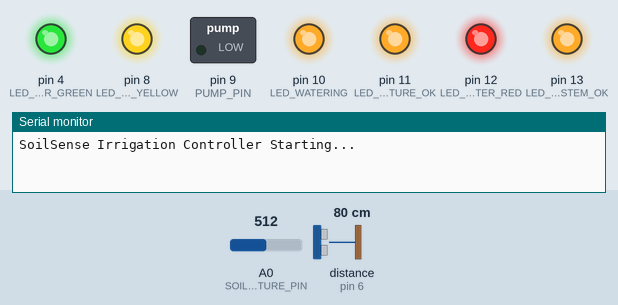
Recording of a sketch running on a simulated Arduino Uno, built with avr-gcc and run on an emulated ATmega328P. Parts: switched loads named in the sketch (green lamp = pin HIGH), output pins drawn as LEDs (lit = HIGH), the last lines printed to the serial monitor. The test bench sets the inputs (shaded band); at power-on: A0 (SOIL_MOISTURE_PIN) = 512, distance to the obstacle (sensor on pin 6) 80 cm. The echo pulse lasts 58.3 µs per cm; pins used as bus, display or sensor lines are not drawn.

Above: at 0.1 s.
At 1.3 s:
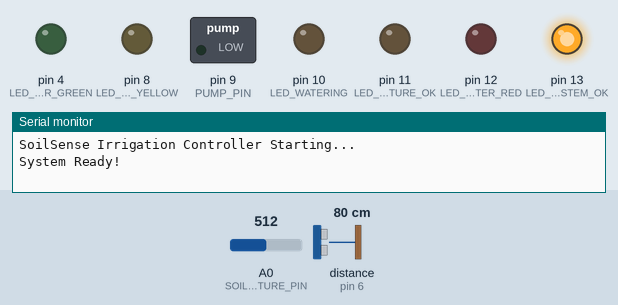
At 39.2 s:
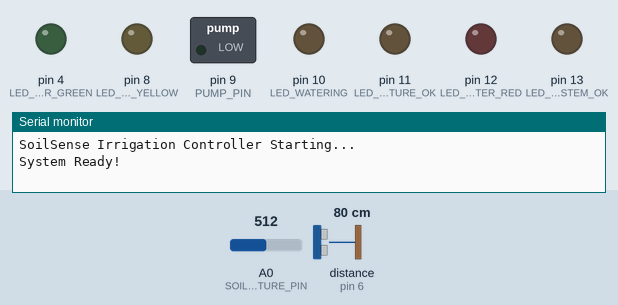
Timing chart, 0 to 41.2 s (numbered marks = the images above):
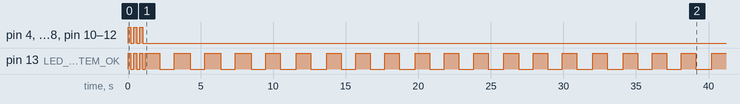

The sketch:

SoilSense.ino
```cpp
// ===== PIN DEFINITIONS =====
const int SOIL_MOISTURE_PIN = A0;

// PUMP CONTROL (N-MOSFET GATE)
const int PUMP_PIN = 9;

// Ultrasonic Sensor (HC-SR04)
const int TRIG_PIN = 7;
const int ECHO_PIN = 6;

// LED STATUS INDICATORS
const int LED_WATERING = 10;      // LED indicating watering in progress
const int LED_MOISTURE_OK = 11;   // LED indicating soil moisture is avg
const int LED_SYSTEM_OK = 13;     // LED indicating system is operational

// WATER LEVEL RGB LED
const int LED_WATER_RED = 12;     // RED = LOW
const int LED_WATER_YELLOW = 8;   // YELLOW = Medium
const int LED_WATER_GREEN = 4;    // GREEN = GOOD

  // CONFIGURATION PARAMETERS
// Soil Moisture Thresholds (adjust based on your sensor calibration)
const int MOISTURE_THRESHOLD_DRY = 600;    // Below this = soil is dry, needs water
const int MOISTURE_THRESHOLD_WET = 400;    // Below this = soil is moist enough

// Water Level Configuration
const float RESERVOIR_HEIGHT_CM = 30.0;     // Total reservoir depth in cm
const float LOW_WATER_THRESHOLD_CM = 5.0;   // Water level below this triggers alert

// Water Level LED Thresholds (as percentage of reservoir height)
const float WATER_LEVEL_RED = 20.0;      // Below 20% = Red (critical)
const float WATER_LEVEL_YELLOW = 50.0;   // 20-50% = Yellow (medium)
// Above 50% = Green (good)

// Watering Parameters
const unsigned long WATERING_DURATION = 5000;      // Pump runs for 5 seconds
const unsigned long WATERING_COOLDOWN = 3600000;   // 1 hour between watering cycles (3,600,000 ms)
const unsigned long SENSOR_READ_INTERVAL = 60000;  // Check sensors every 60 seconds

// ===== GLOBAL VARIABLES =====
unsigned long lastWateringTime = 0;
unsigned long lastSensorReadTime = 0;
bool isPumpRunning = false;
unsigned long pumpStartTime = 0;

int soilMoistureValue = 0;
float waterLevelCm = 0;
bool lowWaterAlert = false;

// ===== SETUP =====
void setup() {
  // Initialize serial communication
  Serial.begin(9600);
  Serial.println("SoilSense Irrigation Controller Starting...");

  // Configure pins
  pinMode(SOIL_MOISTURE_PIN, INPUT);
  pinMode(PUMP_PIN, OUTPUT);
  pinMode(TRIG_PIN, OUTPUT);
  pinMode(ECHO_PIN, INPUT);

  pinMode(LED_WATERING, OUTPUT);
  pinMode(LED_MOISTURE_OK, OUTPUT);
  pinMode(LED_WATER_RED, OUTPUT);
  pinMode(LED_WATER_YELLOW, OUTPUT);
  pinMode(LED_WATER_GREEN, OUTPUT);
  pinMode(LED_SYSTEM_OK, OUTPUT);

  // Ensure pump is off at startup
  digitalWrite(PUMP_PIN, LOW);

  // Initial LED states
  digitalWrite(LED_WATERING, LOW);
  digitalWrite(LED_MOISTURE_OK, HIGH);
  digitalWrite(LED_WATER_RED, LOW);
  digitalWrite(LED_WATER_YELLOW, LOW);
  digitalWrite(LED_WATER_GREEN, LOW);
  digitalWrite(LED_SYSTEM_OK, HIGH);

  // Startup blink sequence
  startupBlink();

  Serial.println("System Ready!");
}

// ===== MAIN LOOP =====
void loop() {
  unsigned long currentTime = millis();

  // Update LED indicators
  updateSystemLED();

  // Handle pump timing if currently running
  if (isPumpRunning) {
    if (currentTime - pumpStartTime >= WATERING_DURATION) {
      stopPump();
    }
  }

  // Periodic sensor reading
  if (currentTime - lastSensorReadTime >= SENSOR_READ_INTERVAL) {
    lastSensorReadTime = currentTime;

    // Read sensors
    soilMoistureValue = readSoilMoisture();
    waterLevelCm = readWaterLevel();

    // Check water level
    checkWaterLevel();

    // Update moisture status LED
    updateMoistureLED();

    // Print status to serial
    printStatus();

    // Decide if watering is needed
    if (shouldWater(currentTime)) {
      startPump();
    }
  }

  delay(100); // Small delay to prevent excessive looping
}

// ===== SENSOR READING FUNCTIONS =====

int readSoilMoisture() {
  int rawValue = analogRead(SOIL_MOISTURE_PIN);
  Serial.print("Soil Moisture Raw: ");
  Serial.println(rawValue);
  return rawValue;
}

float readWaterLevel() {
  // Send ultrasonic pulse
  digitalWrite(TRIG_PIN, LOW);
  delayMicroseconds(2);
  digitalWrite(TRIG_PIN, HIGH);
  delayMicroseconds(10);
  digitalWrite(TRIG_PIN, LOW);

  // Read echo pulse duration
  long duration = pulseIn(ECHO_PIN, HIGH, 30000); // 30ms timeout

  if (duration == 0) {
    Serial.println("Ultrasonic sensor error - no echo received");
    return -1; // Error reading
  }

  // Calculate distance (speed of sound = 343 m/s or 0.0343 cm/µs)
  float distanceCm = (duration * 0.0343) / 2.0;

  // Calculate water level (reservoir height - distance to water surface)
  float waterLevel = RESERVOIR_HEIGHT_CM - distanceCm;

  // Ensure valid range
  if (waterLevel < 0) waterLevel = 0;
  if (waterLevel > RESERVOIR_HEIGHT_CM) waterLevel = RESERVOIR_HEIGHT_CM;

  Serial.print("Water Level: ");
  Serial.print(waterLevel);
  Serial.println(" cm");

  return waterLevel;
}

// ===== DECISION LOGIC =====

bool shouldWater(unsigned long currentTime) {
  // Don't water if pump is already running
  if (isPumpRunning) {
    return false;
  }

  // Don't water if in cooldown period
  if (currentTime - lastWateringTime < WATERING_COOLDOWN) {
    return false;
  }

  // Don't water if water level is too low
  if (lowWaterAlert) {
    Serial.println("Cannot water - reservoir level too low!");
    return false;
  }

  // Water if soil is dry
  if (soilMoistureValue >= MOISTURE_THRESHOLD_DRY) {
    Serial.println("Soil is dry - initiating watering");
    return true;
  }

  return false;
}

void checkWaterLevel() {
  // Turn off all water level LEDs first
  digitalWrite(LED_WATER_RED, LOW);
  digitalWrite(LED_WATER_YELLOW, LOW);
  digitalWrite(LED_WATER_GREEN, LOW);

  // Calculate water level as percentage of reservoir height
  float waterPercentage = (waterLevelCm / RESERVOIR_HEIGHT_CM) * 100.0;

  // Set low water alert for pump protection
  if (waterLevelCm <= LOW_WATER_THRESHOLD_CM && waterLevelCm >= 0) {
    lowWaterAlert = true;
    Serial.println("WARNING: Water level CRITICAL - pump disabled!");
  } else {
    lowWaterAlert = false;
  }

  // Update water level LEDs based on percentage
  if (waterPercentage <= WATER_LEVEL_RED) {
    // Critical low - RED
    digitalWrite(LED_WATER_RED, HIGH);
    Serial.println("Water Level: RED (Critical)");
  }
  else if (waterPercentage <= WATER_LEVEL_YELLOW) {
    // Medium - YELLOW
    digitalWrite(LED_WATER_YELLOW, HIGH);
    Serial.println("Water Level: YELLOW (Medium)");
  }
  else {
    // Good - GREEN
    digitalWrite(LED_WATER_GREEN, HIGH);
    Serial.println("Water Level: GREEN (Good)");
  }
}

void updateMoistureLED() {
  if (soilMoistureValue < MOISTURE_THRESHOLD_WET) {
    digitalWrite(LED_MOISTURE_OK, HIGH); // Soil is wet
  } else {
    digitalWrite(LED_MOISTURE_OK, LOW);  // Soil is dry
  }
}

// ===== PUMP CONTROL =====

void startPump() {
  if (lowWaterAlert) {
    Serial.println("Cannot start pump - water level too low!");
    return;
  }

  Serial.println("Starting pump...");
  digitalWrite(PUMP_PIN, HIGH);
  digitalWrite(LED_WATERING, HIGH);
  isPumpRunning = true;
  pumpStartTime = millis();
  lastWateringTime = millis();
}

void stopPump() {
  Serial.println("Stopping pump");
  digitalWrite(PUMP_PIN, LOW);
  digitalWrite(LED_WATERING, LOW);
  isPumpRunning = false;
}

// ===== LED FUNCTIONS =====

void updateSystemLED() {
  // Blink system LED to show Arduino is running
  static unsigned long lastBlink = 0;
  static bool ledState = false;

  if (millis() - lastBlink >= 1000) {
    lastBlink = millis();
    ledState = !ledState;
    digitalWrite(LED_SYSTEM_OK, ledState);
  }
}

void startupBlink() {
  for (int i = 0; i < 3; i++) {
    digitalWrite(LED_WATERING, HIGH);
    digitalWrite(LED_MOISTURE_OK, HIGH);
    digitalWrite(LED_WATER_RED, HIGH);
    digitalWrite(LED_WATER_YELLOW, HIGH);
    digitalWrite(LED_WATER_GREEN, HIGH);
    digitalWrite(LED_SYSTEM_OK, HIGH);
    delay(200);

    digitalWrite(LED_WATERING, LOW);
    digitalWrite(LED_MOISTURE_OK, LOW);
    digitalWrite(LED_WATER_RED, LOW);
    digitalWrite(LED_WATER_YELLOW, LOW);
    digitalWrite(LED_WATER_GREEN, LOW);
    digitalWrite(LED_SYSTEM_OK, LOW);
    delay(200);
  }
}

// ===== STATUS REPORTING =====

void printStatus() {
  Serial.println("===== SoilSense Status =====");
  Serial.print("Soil Moisture: ");
  Serial.print(soilMoistureValue);
  Serial.print(" (");
  if (soilMoistureValue < MOISTURE_THRESHOLD_WET) {
    Serial.print("WET");
  } else if (soilMoistureValue < MOISTURE_THRESHOLD_DRY) {
    Serial.print("OK");
  } else {
    Serial.print("DRY");
  }
  Serial.println(")");

  Serial.print("Water Level: ");
  Serial.print(waterLevelCm);
  Serial.print(" cm (");
  Serial.print((waterLevelCm / RESERVOIR_HEIGHT_CM) * 100.0);
  Serial.println("%)");

  Serial.print("Pump Status: ");
  Serial.println(isPumpRunning ? "RUNNING" : "OFF");

  if (lowWaterAlert) {
    Serial.println("ALERT: LOW WATER!");
  }

  Serial.println("============================");
  Serial.println();
}
```

Measured:
- by itself, pin 13 (LED_SYSTEM_OK): repeats every 0.40 s: HIGH 0.20 s, LOW 0.20 s
